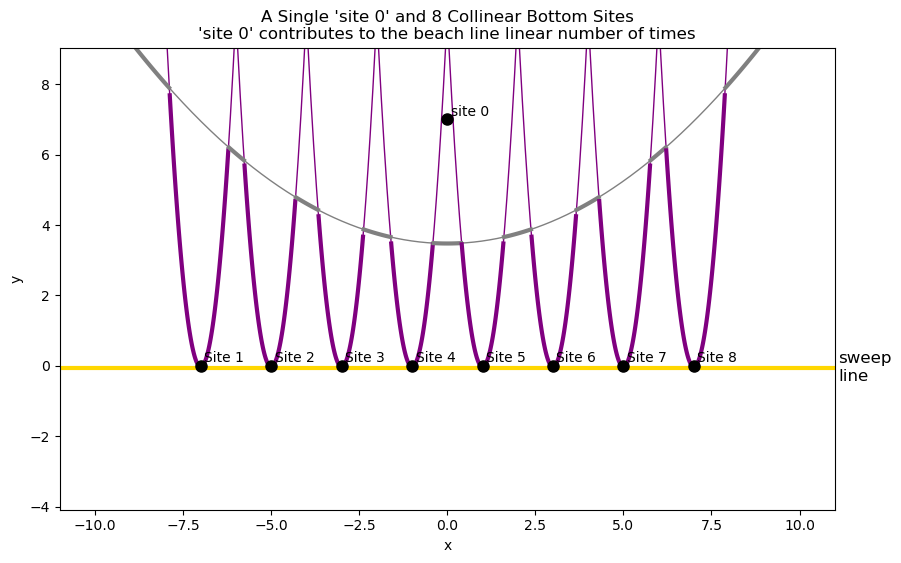

Generate this figure with Python:
"""
Author: Bratin Mondal
Roll No: 21CS10016
Deparment of Computer Science and Engineering
Indian Institue of Technology, Kharagpur
"""

import numpy as np
import matplotlib.pyplot as plt

# -----------------------------------------------------
# 1) Define the sites and directrix
#    - "site 0" is the single top site.
#    - 10 collinear sites on y=0, spaced along x.
#    - Directrix slightly below y=0.
# -----------------------------------------------------
site0 = (0, 7)   # Previously "top site"
# 10 equally spaced bottom sites from x=-7 to x=7 in steps of 2
site_bottoms = [(x, 0) for x in range(-7, 8, 2)]
directrix_y = -0.05

# Combine all sites into a list, tagging each site with a color.
# site0 => gray, bottom sites => purple.
all_sites = [(site0, 'gray')] + [(sb, 'purple') for sb in site_bottoms]

# -----------------------------------------------------
# 2) Parabola function for site & directrix
# -----------------------------------------------------
def parabola_y(site, directrix, x):
    xs, ys = site
    d = directrix
    # (x - xs)^2 + (y - ys)^2 = (y - d)^2  => solve for y
    numerator   = (x - xs)**2 + (ys**2 - d**2)
    denominator = 2.0 * (ys - d)
    return numerator / denominator

# -----------------------------------------------------
# 3) Generate a wide range of x-values to capture all sites
# -----------------------------------------------------
x_vals = np.linspace(-10, 10, 1000)

# Compute y-values for each parabola
parabolas = []
for (site, color) in all_sites:
    y_vals = parabola_y(site, directrix_y, x_vals)
    parabolas.append((y_vals, color))

# -----------------------------------------------------
# 4) Plot all parabolas thinly for reference
# -----------------------------------------------------
plt.figure(figsize=(10,6))
for (y_vals, color) in parabolas:
    plt.plot(x_vals, y_vals, color=color, linewidth=1)

# -----------------------------------------------------
# 5) Determine the beach line (lower envelope)
# -----------------------------------------------------
min_index = np.zeros_like(x_vals, dtype=int)
min_values = np.full_like(x_vals, np.inf)

for i in range(len(x_vals)):
    for p_idx, (y_vals, _) in enumerate(parabolas):
        if y_vals[i] < min_values[i]:
            min_values[i] = y_vals[i]
            min_index[i] = p_idx

# Plot each maximal interval where the same parabola is minimal
start = 0
for i in range(1, len(x_vals)):
    if min_index[i] != min_index[i-1]:
        idx = min_index[start]
        (y_vals, color) = parabolas[idx]
        plt.plot(x_vals[start:i], y_vals[start:i], color=color, linewidth=3)
        start = i

# Final segment
idx = min_index[start]
(y_vals, color) = parabolas[idx]
plt.plot(x_vals[start:], y_vals[start:], color=color, linewidth=3)

# -----------------------------------------------------
# 6) Plot the sites and the sweep line
# -----------------------------------------------------
# (a) Sweep line (directrix) in gold, labeled "sweep line"
plt.axhline(y=directrix_y, color='gold', linewidth=3)
plt.text(11.1, directrix_y, "sweep\nline", va='center', ha='left', fontsize=12, color='black')

# (b) Mark site 0 (previously top site) as a black dot
plt.plot(site0[0], site0[1], 'ko', markersize=8)
plt.text(site0[0] + 0.1, site0[1] + 0.1, "site 0", color='black')

# (c) Bottom sites (black dots + labels)
for i, sb in enumerate(site_bottoms, start=1):
    plt.plot(sb[0], sb[1], 'ko', markersize=8)
    plt.text(sb[0] + 0.1, sb[1] + 0.1, f"Site {i}", color='black')

# -----------------------------------------------------
# 7) Final adjustments
# -----------------------------------------------------
plt.gca().set_aspect('equal', 'datalim')
# Show more space in x and y
plt.xlim(-11, 11)
plt.ylim(directrix_y - 1, 6)

plt.xlabel("x")
plt.ylabel("y")
plt.title("A Single 'site 0' and 8 Collinear Bottom Sites\n"
          "'site 0' contributes to the beach line linear number of times")


plt.savefig("1c_2.png", bbox_inches='tight')

plt.show()
